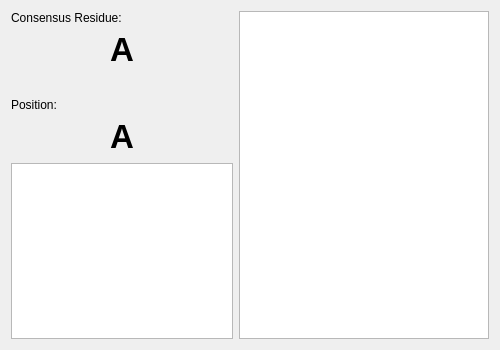
<?xml version="1.0" encoding="UTF-8"?>
<ui version="4.0">
 <class>Detailed_mutations</class>
 <widget class="QWidget" name="Detailed_mutations">
  <property name="geometry">
   <rect>
    <x>0</x>
    <y>0</y>
    <width>500</width>
    <height>350</height>
   </rect>
  </property>
  <property name="sizePolicy">
   <sizepolicy hsizetype="Minimum" vsizetype="Minimum">
    <horstretch>0</horstretch>
    <verstretch>0</verstretch>
   </sizepolicy>
  </property>
  <property name="minimumSize">
   <size>
    <width>500</width>
    <height>350</height>
   </size>
  </property>
  <property name="windowTitle">
   <string>Deatiled Mutations</string>
  </property>
  <layout class="QHBoxLayout" name="horizontalLayout_2">
   <item>
    <layout class="QHBoxLayout" name="horizontalLayout">
     <item>
      <layout class="QVBoxLayout" name="verticalLayout">
       <item>
        <widget class="QLabel" name="label_2">
         <property name="text">
          <string>Consensus Residue:</string>
         </property>
        </widget>
       </item>
       <item>
        <widget class="QLabel" name="label_consensus_residue">
         <property name="font">
          <font>
           <pointsize>25</pointsize>
           <weight>75</weight>
           <bold>true</bold>
          </font>
         </property>
         <property name="text">
          <string>A</string>
         </property>
         <property name="alignment">
          <set>Qt::AlignCenter</set>
         </property>
        </widget>
       </item>
       <item>
        <spacer name="verticalSpacer">
         <property name="orientation">
          <enum>Qt::Vertical</enum>
         </property>
         <property name="sizeHint" stdset="0">
          <size>
           <width>20</width>
           <height>40</height>
          </size>
         </property>
        </spacer>
       </item>
       <item>
        <widget class="QLabel" name="label_3">
         <property name="text">
          <string>Position:</string>
         </property>
        </widget>
       </item>
       <item>
        <widget class="QLabel" name="label_position">
         <property name="font">
          <font>
           <pointsize>25</pointsize>
           <weight>75</weight>
           <bold>true</bold>
          </font>
         </property>
         <property name="text">
          <string>A</string>
         </property>
         <property name="alignment">
          <set>Qt::AlignCenter</set>
         </property>
        </widget>
       </item>
       <item>
        <spacer name="verticalSpacer_2">
         <property name="orientation">
          <enum>Qt::Vertical</enum>
         </property>
         <property name="sizeHint" stdset="0">
          <size>
           <width>20</width>
           <height>18</height>
          </size>
         </property>
        </spacer>
       </item>
       <item>
        <widget class="QTreeView" name="treeView_mutation_types">
         <property name="sizePolicy">
          <sizepolicy hsizetype="Minimum" vsizetype="Minimum">
           <horstretch>0</horstretch>
           <verstretch>0</verstretch>
          </sizepolicy>
         </property>
         <property name="minimumSize">
          <size>
           <width>200</width>
           <height>100</height>
          </size>
         </property>
         <property name="editTriggers">
          <set>QAbstractItemView::NoEditTriggers</set>
         </property>
         <property name="alternatingRowColors">
          <bool>true</bool>
         </property>
        </widget>
       </item>
      </layout>
     </item>
     <item>
      <widget class="QTreeView" name="treeView_detailed_mutations">
       <property name="sizePolicy">
        <sizepolicy hsizetype="Minimum" vsizetype="Minimum">
         <horstretch>0</horstretch>
         <verstretch>0</verstretch>
        </sizepolicy>
       </property>
       <property name="minimumSize">
        <size>
         <width>250</width>
         <height>300</height>
        </size>
       </property>
       <property name="editTriggers">
        <set>QAbstractItemView::NoEditTriggers</set>
       </property>
       <property name="alternatingRowColors">
        <bool>true</bool>
       </property>
      </widget>
     </item>
    </layout>
   </item>
  </layout>
 </widget>
 <resources/>
 <connections/>
</ui>
